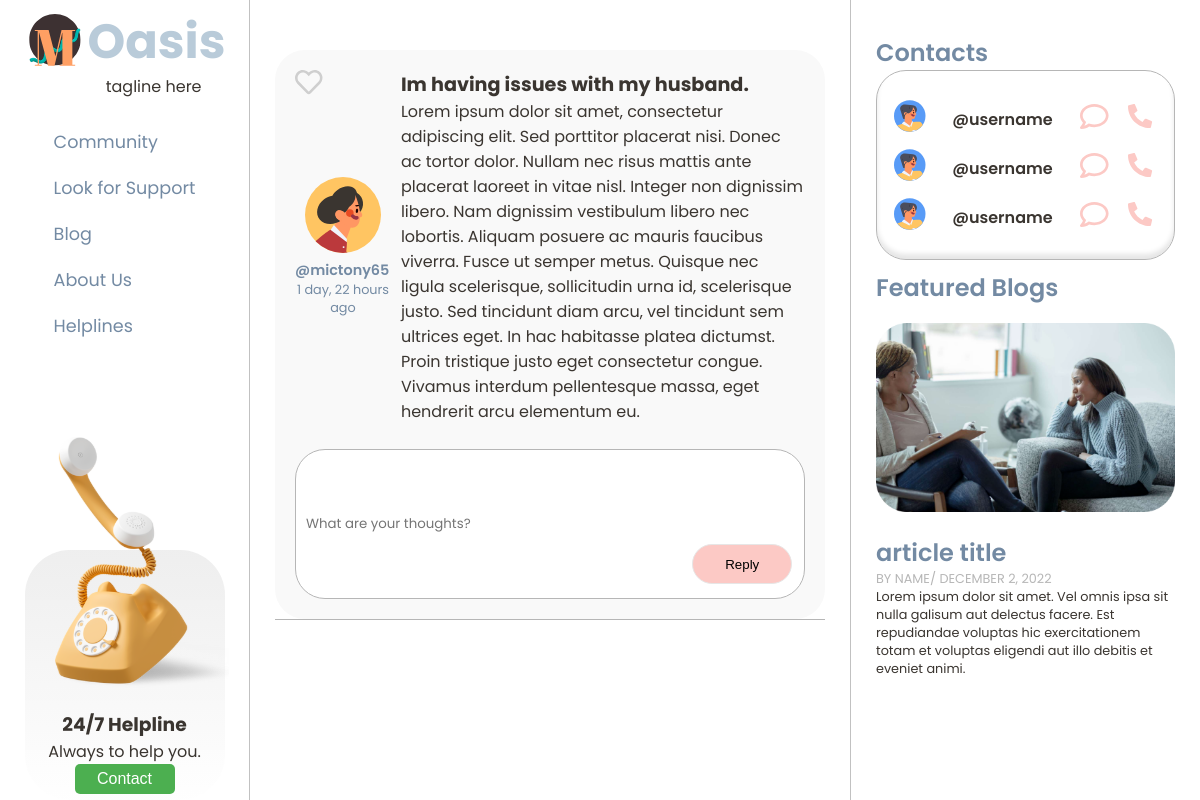
/post/1, run on an earlier commit of the app's database.
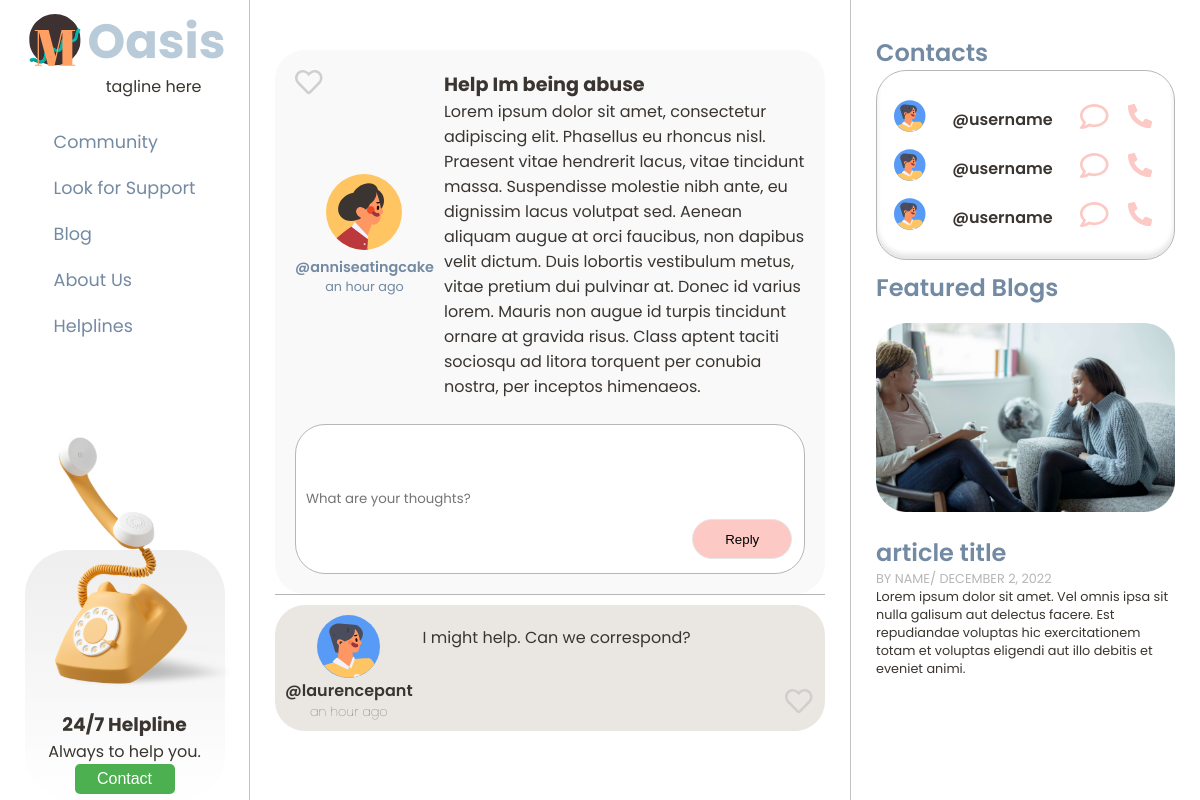
And on a later commit of the database.
### forum/models.py (models this page shows, shortened)
class Post(models.Model):
    category = models.ManyToManyField(Category, related_name="categories", blank=True)
    user = models.ForeignKey(ForumUser, on_delete=models.CASCADE, related_name="posts")
    title = models.CharField(max_length=90)
    content = models.TextField(blank=False)
    date = models.DateTimeField(auto_now_add=True)
    likes = models.ManyToManyField(ForumUser, related_name="likes", blank=True)
    def get_date(self):
        return humanize.naturaltime(self.date)
    class Meta:
        verbose_name = "Post"
        verbose_name_plural = "Posts"

class Comment(models.Model):
    post = models.ForeignKey(Post, on_delete=models.CASCADE, related_name='comments')
    user = models.ForeignKey(ForumUser, on_delete=models.CASCADE)
    body = models.TextField()
    created_on = models.DateTimeField(auto_now_add=True)
    active = models.BooleanField(default=False)
    class Meta:
        ordering = ['created_on']
    def get_date(self):
        return humanize.naturaltime(self.created_on)

### forum/views.py (the view)
# urls.py: path('post/<int:pk>', PostView.as_view(), name='post'),
class PostView(DetailView):
    model = Post
    template_name = "post.html"
    def get_context_data(self, **kwargs):
        context = super().get_context_data(**kwargs)
        post = context["object"]
        context['comments'] = Comment.objects.all().filter(post=post)
        return context

### forum/templates/post.html (shortened to what this page needs)
{%  extends 'base.html' %}
{%  load static %}
{%  block content %}
<div class="main centered">
    <div class="rounded post-content-container ">
        <div class="post-top-container">
            <a href="#like" class="post-like-button">
                <img src="{%  static 'images/love.svg' %}">
            </a>
            <div class="post-author-container">
                <div class="post-author">
                    <div class="post-profile-pic-container">
                        <img class="post-profile-pic" src="{% static 'images/profile_pic_placeholder.svg' %}">
                    </div>
                    <div class="post-username">
                        @{{ post.user.username }}
                    </div>
                    <div class="post-time">
                        {{ post.get_date }}
                    </div>
                </div>
            </div>
            <div class="post-details-container">
                <div class="post-title-container">
                    <div class="post-title">{{ post.title }}</div>
                </div>
                <div class="post-text-container">
                    <p class="post-text">
                        {{ post.content }}
                    </p>
                </div>
            </div>
        </div>
        <br>
        <div class="post-bottom-container">
            <div class="post-comment-container">
                <div class="comment-box">
                    <form >
                        <input class="rounded personal post-comment-input" type="text" placeholder="What are your thoughts?">
                        <button id="comment-submit-button" type="submit">Reply</button>
                    </form>
                </div>
            </div>
        </div>
    </div>
    <div class="replies-container">
        <div class="replies">
            {%  for comment in comments %}
            <div class="reply-container">
                <div class="reply">
                    <div class="reply-author-container">
                        <div class="reply-author">
                            <img src="{%  static 'images/profile1.svg' %}">
                            <p class="reply-author-username">@{{ comment.user.username }}</p>
                            <p class="reply-author-time">{{ comment.get_date}}</p>
                        </div>
                    </div>
                    <div class="reply-text-container">
                        <p class="reply-text">
                            {{ comment.body}}
                        </p>
                    </div>
                    <a href="#like" class="reply-like-button">
                        <img src="{%  static 'images/love.svg' %}">
                    </a>
                </div>
            </div>
            {%  endfor %}
        </div>
    </div>
</div>
    <div class="right">
        {%  include 'contacts.html' %}
    </div>
{%  endblock %}

What changed in the data, as far as the page shows it:
changed Post: user.username "mictony65" → "anniseatingcake"; get_date "1 day, 22 hours ago" → "an hour ago"; title "Im having issues with my husband." → "Help Im being abuse"; content "…amet, consectetur adipiscing elit. Sed porttitor placerat nisi. Donec ac tortor dolor. Nullam nec risus mattis ante placerat laoreet in vitae nisl. Integer non dignissim libero. Nam dignissim vestibulum libero nec lobortis. Aliquam posuere ac mauris faucibus viverra. Fusce ut semper metus. Quisque nec ligula scelerisque, sollicitudin urna id, scelerisque justo. Sed tincidunt diam arcu, vel tincidunt sem ultrices eget. In hac habitasse platea dictumst. Proin tristique justo eget consectetur congue. Vivamus interdum pellentesque massa, eget hendrerit arcu elementum eu." → "…amet, consectetur adipiscing elit. Phasellus eu rhoncus nisl. Praesent vitae hendrerit lacus, vitae tincidunt massa. Suspendisse molestie nibh ante, eu dignissim lacus volutpat sed. Aenean aliquam augue at orci faucibus, non dapibus velit dictum. Duis lobortis vestibulum metus, vitae pretium dui pulvinar at. Donec id varius lorem. Mauris non augue id turpis tincidunt ornare at gravida risus. Class aptent taciti sociosqu ad litora torquent per conubia nostra, per inceptos himenaeos."
added Comment: user.username "laurencepant", get_date "an hour ago", body "I might help. Can we correspond?"
